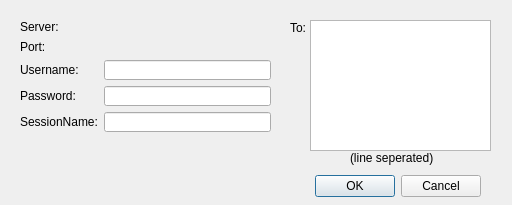
<?xml version="1.0" encoding="UTF-8"?>
<ui version="4.0">
 <class>Dialog</class>
 <widget class="QDialog" name="Dialog">
  <property name="geometry">
   <rect>
    <x>0</x>
    <y>0</y>
    <width>512</width>
    <height>205</height>
   </rect>
  </property>
  <property name="windowTitle">
   <string>Dialog</string>
  </property>
  <widget class="QDialogButtonBox" name="buttonBox">
   <property name="geometry">
    <rect>
     <x>140</x>
     <y>170</y>
     <width>341</width>
     <height>32</height>
    </rect>
   </property>
   <property name="orientation">
    <enum>Qt::Horizontal</enum>
   </property>
   <property name="standardButtons">
    <set>QDialogButtonBox::Cancel|QDialogButtonBox::Ok</set>
   </property>
  </widget>
  <widget class="QWidget" name="layoutWidget">
   <property name="geometry">
    <rect>
     <x>20</x>
     <y>20</y>
     <width>251</width>
     <height>112</height>
    </rect>
   </property>
   <layout class="QGridLayout" name="gridLayout" columnstretch="0,1">
    <item row="0" column="0">
     <widget class="QLabel" name="label">
      <property name="text">
       <string>Server:</string>
      </property>
     </widget>
    </item>
    <item row="0" column="1">
     <widget class="QLabel" name="serverLabel">
      <property name="text">
       <string/>
      </property>
     </widget>
    </item>
    <item row="1" column="0">
     <widget class="QLabel" name="label_3">
      <property name="text">
       <string>Port:</string>
      </property>
     </widget>
    </item>
    <item row="1" column="1">
     <widget class="QLabel" name="portLabel">
      <property name="text">
       <string/>
      </property>
     </widget>
    </item>
    <item row="2" column="0">
     <widget class="QLabel" name="label_4">
      <property name="text">
       <string>Username:</string>
      </property>
     </widget>
    </item>
    <item row="2" column="1">
     <widget class="QLineEdit" name="usernameField"/>
    </item>
    <item row="3" column="0">
     <widget class="QLabel" name="label_5">
      <property name="text">
       <string>Password:</string>
      </property>
     </widget>
    </item>
    <item row="3" column="1">
     <widget class="QLineEdit" name="passwordField"/>
    </item>
    <item row="4" column="0">
     <widget class="QLabel" name="label_8">
      <property name="text">
       <string>SessionName:</string>
      </property>
     </widget>
    </item>
    <item row="4" column="1">
     <widget class="QLineEdit" name="sessionField"/>
    </item>
   </layout>
  </widget>
  <widget class="QLabel" name="label_6">
   <property name="geometry">
    <rect>
     <x>290</x>
     <y>20</y>
     <width>16</width>
     <height>16</height>
    </rect>
   </property>
   <property name="text">
    <string>To:</string>
   </property>
  </widget>
  <widget class="QLabel" name="label_7">
   <property name="geometry">
    <rect>
     <x>350</x>
     <y>150</y>
     <width>101</width>
     <height>16</height>
    </rect>
   </property>
   <property name="text">
    <string>(line seperated)</string>
   </property>
  </widget>
  <widget class="QTextEdit" name="toField">
   <property name="geometry">
    <rect>
     <x>310</x>
     <y>20</y>
     <width>181</width>
     <height>131</height>
    </rect>
   </property>
  </widget>
 </widget>
 <resources/>
 <connections>
  <connection>
   <sender>buttonBox</sender>
   <signal>accepted()</signal>
   <receiver>Dialog</receiver>
   <slot>accept()</slot>
   <hints>
    <hint type="sourcelabel">
     <x>248</x>
     <y>254</y>
    </hint>
    <hint type="destinationlabel">
     <x>157</x>
     <y>274</y>
    </hint>
   </hints>
  </connection>
  <connection>
   <sender>buttonBox</sender>
   <signal>rejected()</signal>
   <receiver>Dialog</receiver>
   <slot>reject()</slot>
   <hints>
    <hint type="sourcelabel">
     <x>316</x>
     <y>260</y>
    </hint>
    <hint type="destinationlabel">
     <x>286</x>
     <y>274</y>
    </hint>
   </hints>
  </connection>
 </connections>
</ui>
